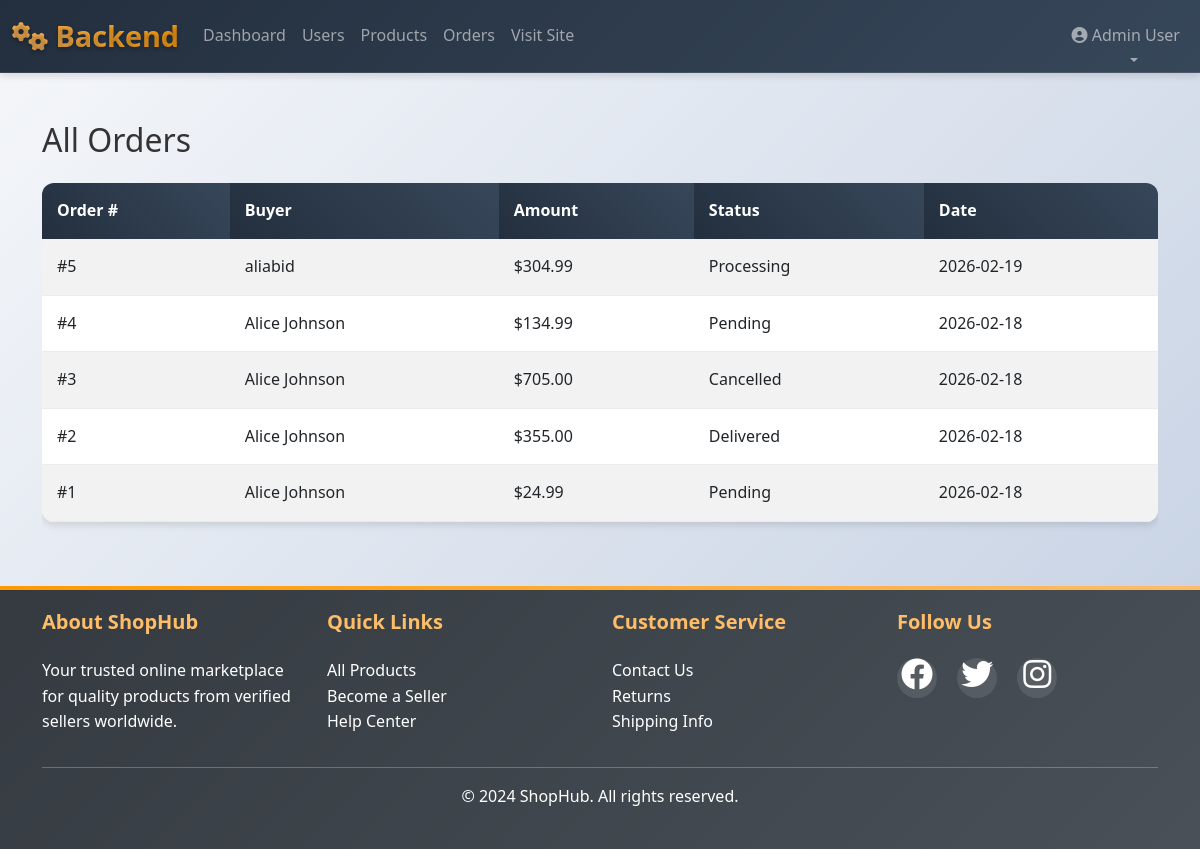
The app's page /admin/orders.php (signed in), older data.
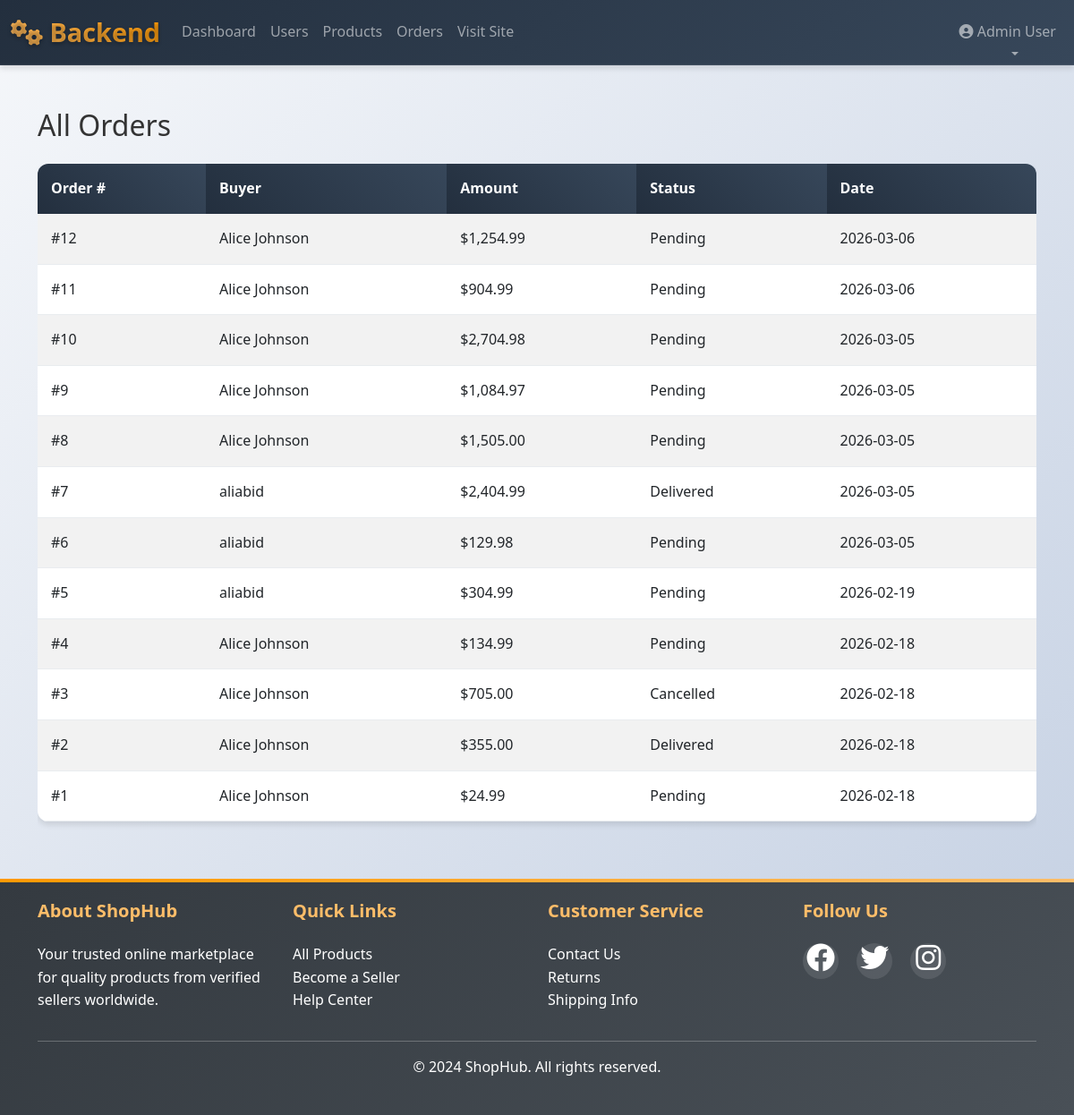
The same page, newer data.
### tables this page shows
CREATE TABLE `orders` (
  `id` int(11) NOT NULL,
  `user_id` int(11) NOT NULL,
  `total_amount` decimal(10,2) NOT NULL,
  `status` enum('pending','processing','shipped','delivered','cancelled') DEFAULT 'pending',
  `shipping_address` text NOT NULL,
  `payment_method` varchar(50) DEFAULT NULL,
  `created_at` timestamp NOT NULL DEFAULT current_timestamp(),
  `rider_instructions` text DEFAULT NULL,
  `phone` varchar(20) DEFAULT NULL,
  `alt_phone` varchar(20) DEFAULT NULL,
  `order_number` varchar(20) DEFAULT NULL
);

CREATE TABLE `users` (
  `id` int(11) NOT NULL,
  `email` varchar(255) NOT NULL,
  `password` varchar(255) NOT NULL,
  `full_name` varchar(255) NOT NULL,
  `user_type` enum('buyer','seller','admin') DEFAULT 'buyer',
  `shop_name` varchar(255) DEFAULT NULL,
  `phone` varchar(20) DEFAULT NULL,
  `address` text DEFAULT NULL,
  `created_at` timestamp NOT NULL DEFAULT current_timestamp()
);

### admin/orders.php (the view, shortened to what this page needs)
<?php
require_once '../config/database.php';
$orders = $pdo->query(
    "SELECT o.id AS order_number, o.total_amount, o.created_at, o.status, o.shipping_address, u.full_name AS buyer_name
     FROM orders o
     LEFT JOIN users u ON o.user_id = u.id
     ORDER BY o.id DESC"
)->fetchAll();
?>
<!DOCTYPE html>
<html lang="en">
<head>
    <link href="https://cdn.jsdelivr.net/npm/bootstrap@5.3.0/dist/css/bootstrap.min.css" rel="stylesheet">
    <link rel="stylesheet" href="https://cdnjs.cloudflare.com/ajax/libs/font-awesome/6.4.0/css/all.min.css">
    <link rel="stylesheet" href="../assets/css/style.css">
</head>
<body>
    <?php include '../includes/backend-header.php'; ?>
    <div class="container my-5">
        <h2 class="mb-4">All Orders</h2>
        <div class="table-responsive">
            <table class="table table-striped">
                <thead>
                    <tr><th>Order #</th><th>Buyer</th><th>Amount</th><th>Status</th><th>Date</th></tr>
                </thead>
                <tbody>
                <?php foreach($orders as $o): ?>
                <tr>
                    <td>#<?= $o['order_number'] ?></td>
                    <td><?= htmlspecialchars($o['buyer_name']) ?></td>
                    <td>$<?= number_format($o['total_amount'],2) ?></td>
                    <td><?= ucfirst($o['status']) ?></td>
                    <td><?= date('Y-m-d', strtotime($o['created_at'])) ?></td>
                </tr>
                <?php endforeach; ?>
                </tbody>
            </table>
        </div>
    </div>
    <?php include '../includes/footer.php'; ?>
</body>
</body>
</html>
</body>
</html>

### includes/backend-header.php (shortened to what this page needs)
<?php
$user_type = $_SESSION['user_type'] ?? null;
$full_name = $_SESSION['full_name'] ?? 'User';
?>
<nav class="navbar navbar-expand-lg navbar-dark bg-secondary sticky-top">
    <div class="container-fluid">
        <a class="navbar-brand" href="<?= BASE_URL ?>/<?= $user_type ?>/dashboard.php">
            <i class="fas fa-cogs"></i> Backend
        </a>
        <div class="collapse navbar-collapse" id="backendNav">
            <ul class="navbar-nav me-auto mb-2 mb-lg-0">
                <?php if($user_type === 'seller'): ?>
                    <li class="nav-item"><a class="nav-link" href="<?= BASE_URL ?>/seller/dashboard.php">Dashboard</a></li>
                    <li class="nav-item"><a class="nav-link" href="<?= BASE_URL ?>/seller/products.php">Products</a></li>
                    <li class="nav-item"><a class="nav-link" href="<?= BASE_URL ?>/seller/orders.php">Orders</a></li>
                <?php elseif($user_type === 'admin'): ?>
                    <li class="nav-item"><a class="nav-link" href="<?= BASE_URL ?>/admin/dashboard.php">Dashboard</a></li>
                    <li class="nav-item"><a class="nav-link" href="<?= BASE_URL ?>/admin/users.php">Users</a></li>
                    <li class="nav-item"><a class="nav-link" href="<?= BASE_URL ?>/admin/products.php">Products</a></li>
                    <li class="nav-item"><a class="nav-link" href="<?= BASE_URL ?>/admin/orders.php">Orders</a></li>
                <?php elseif($user_type === 'buyer'): ?>
                    <li class="nav-item"><a class="nav-link" href="<?= BASE_URL ?>/orders.php">My Orders</a></li>
                <?php endif; ?>
                <li class="nav-item">
                    <a class="nav-link" href="<?= BASE_URL ?>/index.php" target="_blank">Visit Site</a>
                </li>
            </ul>
            <ul class="navbar-nav ms-auto">
                <li class="nav-item dropdown">
                    <a class="nav-link dropdown-toggle" href="#" id="backendUser" role="button" data-bs-toggle="dropdown">
                        <i class="fas fa-user-circle"></i> <?= htmlspecialchars($full_name) ?>
                    </a>
                </li>
            </ul>
        </div>
    </div>
</nav>

### includes/footer.php
<footer class="bg-dark text-white mt-5 py-4">
    <div class="container">
        <div class="row">
            <div class="col-md-3">
                <h5>About ShopHub</h5>
                <p>Your trusted online marketplace for quality products from verified sellers worldwide.</p>
            </div>
            <div class="col-md-3">
                <h5>Quick Links</h5>
                <ul class="list-unstyled">
                    <li><a href="<?= BASE_URL ?>/products.php" class="text-white">All Products</a></li>
                    <li><a href="<?= BASE_URL ?>/register.php?type=seller" class="text-white">Become a Seller</a></li>
                    <li><a href="<?= BASE_URL ?>/help-center.php" class="text-white">Help Center</a></li>
                </ul>
            </div>
            <div class="col-md-3">
                <h5>Customer Service</h5>
                <ul class="list-unstyled">
                    <li><a href="<?= BASE_URL ?>/contact.php" class="text-white">Contact Us</a></li>
                    <li><a href="<?= BASE_URL ?>/returns.php" class="text-white">Returns</a></li>
                    <li><a href="<?= BASE_URL ?>/shipping-info.php" class="text-white">Shipping Info</a></li>
                </ul>
            </div>
            <div class="col-md-3">
                <h5>Follow Us</h5>
                <div class="social-links">
                    <a href="#" class="text-white me-3"><i class="fab fa-facebook fa-2x"></i></a>
                    <a href="#" class="text-white me-3"><i class="fab fa-twitter fa-2x"></i></a>
                    <a href="#" class="text-white me-3"><i class="fab fa-instagram fa-2x"></i></a>
                </div>
            </div>
        </div>
        <hr class="bg-white">
        <div class="text-center">
            <p>&copy; 2024 ShopHub. All rights reserved.</p>
        </div>
    </div>
</footer>

### assets/css/style.css (style rules this page uses)
:root { --primary-color: #232f3e; --secondary-color: #febd69; --accent-color: #ff9900; --success-color: #28a745; --danger-color: #dc3545; --warning-color: #ffc107; --info-color: #17a2b8; --light-bg: #f8f9fa; --dark-bg: #343a40; --shadow: 0 4px 6px rgba(0, 0, 0, 0.1); --shadow-hover: 0 8px 25px rgba(0, 0, 0, 0.15); --border-radius: 12px; --transition: all 0.3s cubic-bezier(0.4, 0, 0.2, 1); }
* { box-sizing: border-box; }
body { font-family: 'Segoe UI', Tahoma, Geneva, Verdana, sans-serif; background: linear-gradient(135deg, #f5f7fa 0%, #c3cfe2 100%); color: #333; line-height: 1.6; margin: 0; padding: 0; }
.navbar { background: linear-gradient(135deg, var(--primary-color) 0%, #37475a 100%); box-shadow: var(--shadow); backdrop-filter: blur(10px); border-bottom: 1px solid rgba(255, 255, 255, 0.1); }
.navbar-collapse { flex-wrap: wrap; }
.navbar-nav { flex-wrap: wrap; }
.navbar-brand { font-size: 1.8rem; font-weight: 700; background: linear-gradient(45deg, var(--secondary-color), var(--accent-color)); -webkit-background-clip: text; -webkit-text-fill-color: transparent; background-clip: text; text-shadow: 0 2px 4px rgba(0, 0, 0, 0.3); }
.navbar-nav .nav-link { font-weight: 500; transition: var(--transition); position: relative; white-space: nowrap; }
.navbar-nav .nav-link::after { content: ''; position: absolute; width: 0; height: 2px; bottom: -5px; left: 50%; background: linear-gradient(45deg, var(--secondary-color), var(--accent-color)); transition: var(--transition); }
footer { background: linear-gradient(135deg, var(--dark-bg) 0%, #495057 100%); color: white; margin-top: 50px; position: relative; padding-top: 40px; padding-bottom: 40px; }
footer::before { content: ''; position: absolute; top: 0; left: 0; right: 0; height: 4px; background: linear-gradient(45deg, var(--accent-color), var(--secondary-color)); }
footer h5 { color: var(--secondary-color); font-weight: 600; margin-bottom: 1.5rem; }
footer a { color: rgba(255, 255, 255, 0.8); text-decoration: none; transition: var(--transition); position: relative; }
footer .social-links a { display: inline-block; width: 40px; height: 40px; line-height: 40px; text-align: center; border-radius: 50%; background: rgba(255, 255, 255, 0.1); margin-right: 10px; transition: var(--transition); }
.table { border-radius: var(--border-radius); overflow: hidden; box-shadow: var(--shadow); }
.table th { background: linear-gradient(45deg, var(--primary-color), #37475a); color: white; border: none; font-weight: 600; padding: 15px; }
.table td { padding: 15px; border: none; border-bottom: 1px solid #e9ecef; }

Row changes from the older to the newer data that the page shows:
added orders: id "12", user.full_name "Alice Johnson", total_amount "1,254.99", status "Pending", created_at "2026-03-06"
added orders: id "11", user.full_name "Alice Johnson", total_amount "904.99", status "Pending", created_at "2026-03-06"
added orders: id "10", user.full_name "Alice Johnson", total_amount "2,704.98", status "Pending", created_at "2026-03-05"
added orders: id "9", user.full_name "Alice Johnson", total_amount "1,084.97", status "Pending", created_at "2026-03-05"
added orders: id "8", user.full_name "Alice Johnson", total_amount "1,505.00", status "Pending", created_at "2026-03-05"
added orders: id "7", user.full_name "aliabid", total_amount "2,404.99", status "Delivered", created_at "2026-03-05"
added orders: id "6", user.full_name "aliabid", total_amount "129.98", status "Pending", created_at "2026-03-05"
changed orders id 5: status "Processing" → "Pending"
